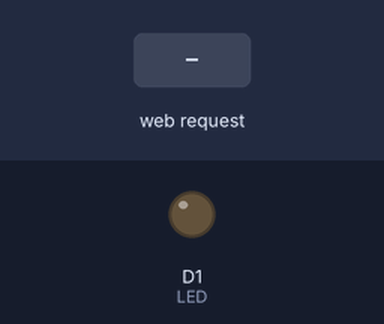
Bench run of a sketch on a simulated ESP8266 (NodeMCU). Parts: output pins drawn as LEDs (lit = HIGH). Inputs (shaded band) come from the test bench. WiFi joins after 1.5 s; servers stay silent unless stated; what the sketch prints to the serial monitor is not drawn.

Above: at 2.8 s.
2.9 s: HTTP request GET /LED=ON received
At 4.1 s:
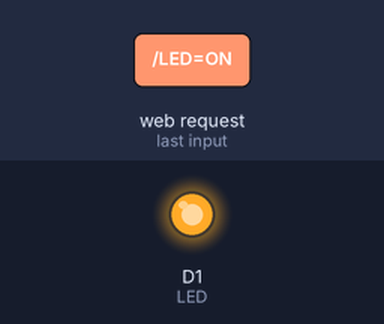
4.4 s: HTTP request GET /LED=OFF received
At 5.4 s:
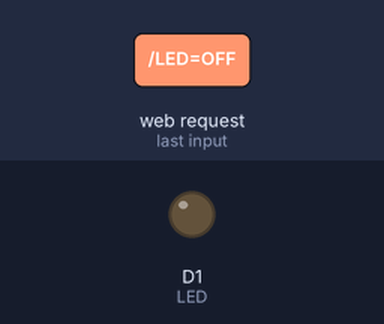
Timing chart, 0 to 7.4 s (numbered marks = the images above; inputs shaded):
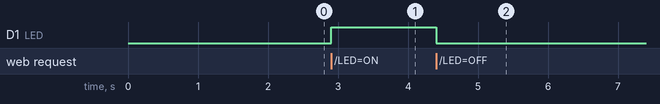

The sketch:

Blink_ExtLED_LocalNet_WiFi.ino
```cpp
#include <ESP8266WiFi.h>

const char* ssid = "TP-LINK_3EAE"; //wifi ssid / wifi name
const char* password = "49836318"; //wifi password

WiFiServer server(80);

#define LED D1            // Led in NodeMCU at pin GPIO16 (D0).
#define ledPin D1

void setup() {
Serial.begin(115200);
delay(100);
pinMode(LED, OUTPUT);    // LED pin as output.
Serial.print("Connecting to ");
Serial.println(ssid);
WiFi.begin(ssid, password);
while (WiFi.status() != WL_CONNECTED)
{
  delay(100);
  Serial.print(".");
}

Serial.println("");
Serial.println("Connected to WiFi");
Serial.print("IP: ");  Serial.println(WiFi.localIP());
// begin the server
server.begin();
}

void loop() {

//digitalWrite(LED, HIGH);// turn the LED off.(Note that LOW is the voltage level but actually
//                        //the LED is on; this is because it is acive low on the ESP8266.
//delay(1000);            // wait for 1 second.
//digitalWrite(LED, LOW); // turn the LED on.
//delay(1000); // wait for 1 second.

// code
WiFiClient client = server.available();
if (!client) {
return;
}

while(!client.available()){
}

String request = client.readStringUntil('\r');
Serial.println(request);
client.flush();

int value = LOW;
if (request.indexOf("/LED=ON") != -1)
{
  digitalWrite(ledPin, HIGH);
  value = HIGH;
}
if (request.indexOf("/LED=OFF") != -1)
{
  digitalWrite(ledPin, LOW);
  value = LOW;
}

client.println("HTTP/1.1 200 OK");
client.println("Content-Type: text/html");
client.println(""); //  do not forget this one

client.println("<!DOCTYPE HTML>");
client.println("<html>");
client.print("LED status: ");

if(value == HIGH)
{
  client.print("ON");
}
else
{
  client.print("OFF");
}
client.println("<H1 style='font-size:200%'> LED WiFi Control </H1>");
client.println("<br><br>");
client.println("<a href=\" /LED=ON \"> <button style='font-size:200%;color:green'> Turn ON LED</button> </a><br>");
client.println("<a href=\" /LED=OFF \"> <button style='font-size:200%;color:red'> Turn OFF LED</button> </a><br>");
client.println("</html>");

Serial.println("");

}
```

Measured:
- after the input at 2.9 s, D1 (LED): LOW → HIGH at once
- after the input at 4.4 s, D1 (LED): HIGH → LOW at once
